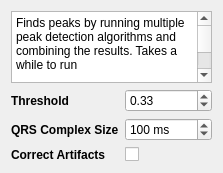
              <widget class="QWidget" name="page_peak_promac">
               <layout class="QFormLayout" name="formLayout_7">
                <item row="1" column="0">
                 <widget class="QLabel" name="thresholdLabel">
                  <property name="font">
                   <font>
                    <bold>true</bold>
                   </font>
                  </property>
                  <property name="text">
                   <string>Threshold</string>
                  </property>
                 </widget>
                </item>
                <item row="1" column="1">
                 <widget class="QDoubleSpinBox" name="peak_promac_threshold">
                  <property name="maximum">
                   <double>1.000000000000000</double>
                  </property>
                  <property name="singleStep">
                   <double>0.010000000000000</double>
                  </property>
                  <property name="value">
                   <double>0.330000000000000</double>
                  </property>
                 </widget>
                </item>
                <item row="2" column="0">
                 <widget class="QLabel" name="qRSComplexSizeLabel">
                  <property name="font">
                   <font>
                    <bold>true</bold>
                   </font>
                  </property>
                  <property name="text">
                   <string>QRS Complex Size</string>
                  </property>
                 </widget>
                </item>
                <item row="3" column="0">
                 <widget class="QLabel" name="correctArtifactsLabel_2">
                  <property name="font">
                   <font>
                    <bold>true</bold>
                   </font>
                  </property>
                  <property name="text">
                   <string>Correct Artifacts</string>
                  </property>
                 </widget>
                </item>
                <item row="3" column="1">
                 <widget class="QCheckBox" name="peak_promac_correct_artifacts"/>
                </item>
                <item row="2" column="1">
                 <widget class="QSpinBox" name="peak_promac_gaussian_sd">
                  <property name="suffix">
                   <string> ms</string>
                  </property>
                  <property name="maximum">
                   <number>100000</number>
                  </property>
                  <property name="value">
                   <number>100</number>
                  </property>
                 </widget>
                </item>
                <item row="0" column="0" colspan="2">
                 <widget class="QTextBrowser" name="peak_promac_info">
                  <property name="sizePolicy">
                   <sizepolicy hsizetype="Expanding" vsizetype="Preferred">
                    <horstretch>0</horstretch>
                    <verstretch>0</verstretch>
                   </sizepolicy>
                  </property>
                  <property name="sizeAdjustPolicy">
                   <enum>QAbstractScrollArea::AdjustToContents</enum>
                  </property>
                  <property name="html">
                   <string>&lt;!DOCTYPE HTML PUBLIC &quot;-//W3C//DTD HTML 4.0//EN&quot; &quot;http://www.w3.org/TR/REC-html40/strict.dtd&quot;&gt;
&lt;html&gt;&lt;head&gt;&lt;meta name=&quot;qrichtext&quot; content=&quot;1&quot; /&gt;&lt;meta charset=&quot;utf-8&quot; /&gt;&lt;style type=&quot;text/css&quot;&gt;
p, li { white-space: pre-wrap; }
hr { height: 1px; border-width: 0; }
li.unchecked::marker { content: &quot;\2610&quot;; }
li.checked::marker { content: &quot;\2612&quot;; }
&lt;/style&gt;&lt;/head&gt;&lt;body style=&quot; font-family:'Segoe UI'; font-size:9pt; font-weight:400; font-style:normal;&quot;&gt;
&lt;p style=&quot; margin-top:12px; margin-bottom:12px; margin-left:0px; margin-right:0px; -qt-block-indent:0; text-indent:0px;&quot;&gt;Finds peaks by running multiple peak detection algorithms and combining the results. Takes a while to run&lt;/p&gt;
&lt;p style=&quot; margin-top:0px; margin-bottom:0px; margin-left:0px; margin-right:0px; -qt-block-indent:0; text-indent:0px;&quot;&gt;Source: &lt;a href=&quot;https://github.com/neuropsychology/NeuroKit/issues/222&quot;&gt;&lt;span style=&quot; text-decoration: underline; color:#038387;&quot;&gt;https://github.com/neuropsychology/NeuroKit/issues/222&lt;/span&gt;&lt;/a&gt;&lt;/p&gt;&lt;/body&gt;&lt;/html&gt;</string>
                  </property>
                 </widget>
                </item>
               </layout>
              </widget>
